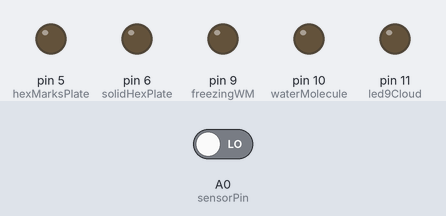
The sketch below on a simulated Arduino Uno, built with avr-gcc and run on an emulated ATmega328P. On the bench: output pins drawn as LEDs (lit = HIGH). The test bench sets the inputs (shaded band); at power-on: A0 (sensorPin) LOW. What the sketch prints to the serial monitor is not drawn.

Above: at 1.3 s.
1.4 s: A0 (sensorPin) driven HIGH
At 4.2 s:
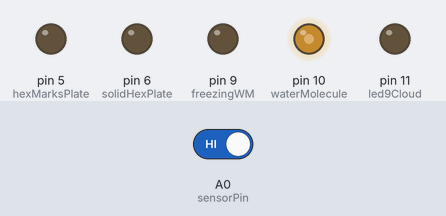
At 7.6 s:
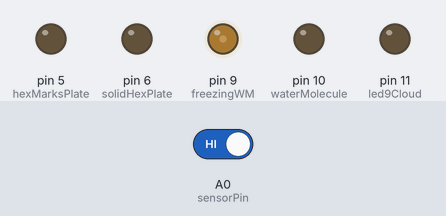
Timing chart, 0 to 22.1 s (numbered marks = the images above; inputs shaded):
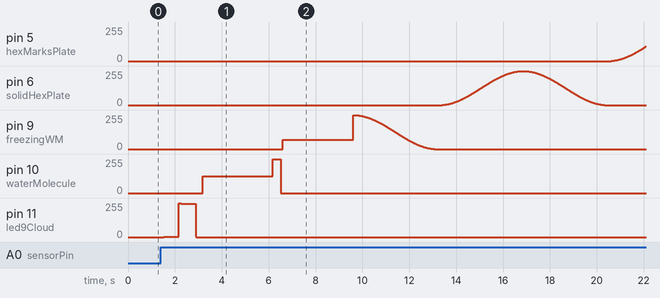

The sketch:

002_1stPanel.ino
```cpp
/* I am using Elegoo UNO R3
  Adding four different LEDs interaction in chornological order trigerred once by the PIR sensor
*/
const int sensorPin = A0; //PIR sensor OUT
int val = 0; //variable for reading the pin status
int pirState = LOW; //no motion detected

//LEDs of the Intro Panel
const int led9Cloud = 11;
const int waterMolecule = 10;
const int freezingWM = 9;
const int solidHexPlate = 6;
const int hexMarksPlate = 5;

//timing for all the LEDs animation
int delayTime = 60;
int timeInterval = 5000;

void setup() {

  Serial.begin(9600);
  //initializing sensor as INPUT.
  pinMode(sensorPin, INPUT);

  //intilializing all the LEDs pin to OUTPUT
  pinMode(led9Cloud, OUTPUT);
  pinMode(waterMolecule, OUTPUT);
  pinMode(freezingWM, OUTPUT);
  pinMode(solidHexPlate, OUTPUT);
  pinMode(hexMarksPlate, OUTPUT);
}

void loop() {
  // initializing sensor to read
  val = digitalRead(sensorPin); //read input value


  if (val == HIGH) { //check if the input in HIGH
    //for (int i = 0; i < 3; i++) {
      cloudLED(); //turn led1 on
      wMoleculeLED();
      WMFreezeLED();
      HexPlateLED();
      hexMarksLED();

   // }

  }

  if (pirState == LOW) {
    //we have just turned in
    Serial.println("Motion detected!");
    //we only want to print on the output change, not state
    pirState=HIGH;
    delay(500);
  }
  else {
    digitalWrite(led9Cloud, LOW);
    digitalWrite(waterMolecule, LOW);
    digitalWrite(freezingWM, LOW);
    digitalWrite(solidHexPlate, LOW);
    digitalWrite(hexMarksPlate, LOW);

    if (pirState ==HIGH) {

      //we have to turn of
      Serial.println("Motion ended!");
      // We only want to print on the output change, not state
      pirState = LOW;
    }
  }
}


void cloudLED() {

  float fade, out; //sin waves working smooth in decimal numbers

  for (fade = 4.712; fade < 10.995; fade = fade + 0.005) {  //starts from o brightness to full bright. 4.712 is -1.0 and 10.995 goes to 1.0 range

    /* notes from sparkFun
      The sine function will always return a floating-point number that ranges from -1 to +1.
      since we want to use the analogWrite() function to drive the LED at various brightnesses; analogWrite() takes a value from 0 to 255,
      not -1 to +1.
      Here's a shortcut when picking range and offset: if you're trying to get to a number that ranges from 0 to n, use 1/2 n for both
      the range and offset. For example, we want our wave to range from 0 to 255 for analogWrite(), so we'll use 127.5 for both our range
      and offset (127.5 = 255 / 2). Multiplying -1 to +1 by 127.5 gives us a range from -127.5 to +127.5. (Multiplication always
      happens before addition when the computer is processing an equation.) Then when we add in the offset of 127.5, we get a range from
      0 to 255!
    */

    out = sin(fade) * 127.5 + 127.5; //sin(angle)*range+offset

    analogWrite(led9Cloud, out);
    delay(1);
  }
  delay(delayTime);
}


void wMoleculeLED() {

  float fadeInc, out;

  //rising
  for (fadeInc = 4.712; fadeInc < 6.283; fadeInc = fadeInc + 0.01)
  {
    out = sin(fadeInc) * 127.5 + 127.5;
    analogWrite(waterMolecule, out);
    delay(1);
  }
  delay(3000); //3 secs pause to brightness

  //falling or fading off to dark
  for (fadeInc = 1.570; fadeInc < 4.712; fadeInc = fadeInc + 0.01)
  {
    out = sin(fadeInc) * 127.5 + 127.5;
    analogWrite(waterMolecule, out);
    delay(1);
  }
  delay(delayTime);

}


void WMFreezeLED() {

  float fadeInc, out;

  //rising

  for (fadeInc = 4.712; fadeInc < 6.283; fadeInc = fadeInc + 1.0995) //where 4.712 is -1 and 6.283 0
  {
    out = sin(fadeInc) * 127.5 + 127.5;
    analogWrite(freezingWM, out);
    delay(1);
  }
  delay(3000); //3 secs pause to brightness

  //falling or fading off to dark
  for (fadeInc = 1.570; fadeInc < 4.712; fadeInc = fadeInc + 0.001)//brightest to 0
  {
    out = sin(fadeInc) * 127.5 + 127.5;
    analogWrite(freezingWM, out);
    delay(1);
  }
  delay(delayTime);
}


void HexPlateLED() {
  float in, out;

  // rising
  for (in = 4.712; in < 10.995; in = in + 0.001)
  {
    out = sin(in) * 127.5 + 127.5;
    analogWrite(solidHexPlate, out);
    delay(1);
  }

}


void hexMarksLED () {

  float in, out;

  // rising
  for (in = 4.712; in < 6.283; in = in + 0.001)
  {
    out = sin(in) * 127.5 + 127.5;
    analogWrite(hexMarksPlate, out);
    delay(1);
  }

  delay(timeInterval); // pause at peak brightness

  //falling to off
  for (in = 1.570; in < 4.712; in = in +  0.001) {
    out = sin(in) * 127.5 + 127.5;
    analogWrite(hexMarksPlate, out);
    delay(2);
  }

  delay(1000);

}
```

Measured:
- after the input at 1.4 s, pin 5 (hexMarksPlate): moves from 0/255 to 109/255 over 1.5 s, starting after 19.2 s; pin 6 (solidHexPlate): rises from 0/255 to 254/255 in 3.3 s, then falls to 0/255 in 3.6 s
